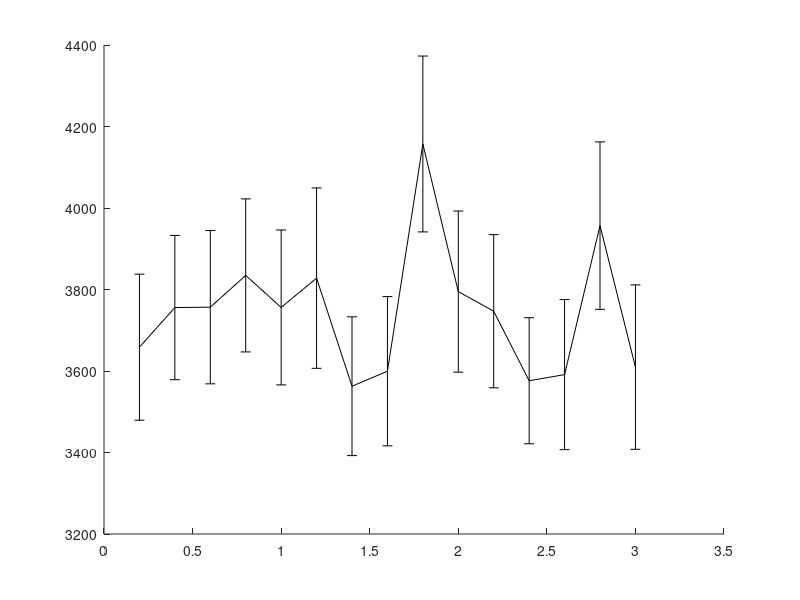

Write the MATLAB code that produced this figure. (Note: this script raises an error after producing the figure.)
% In this experiment I test the GD and PCS with the SBL planner while varying the step size
% are:
% Vector c_start = {1.6581, 0.17453, 0.17453, 0.17453, -0.034907, -0.17453, -0.17453, -0.5236, -0.69813, -0.5236, -0.87266, -0.17453, 0.087266, 0.34907, 0.17453, 0.17453, 0.17453, 0.18147, -0.80904, 2.4791};
% Vector c_goal = {-2.1293, 0.34907, 0.5236, 0.5236, 0.69813, 0.61087, 0.61087, -0.17453, -0.7854, -0.5236, -0.34907, 0.5236, 0.7854, 0.7854, 0.2618, 0.43633, -0.17453, -1.2474, 1.2172, 5.0836}; // 4 obs
% Last updated: 08/27/17

clear all
clc

%%
D1 = load('benchmark_SBL_PCS_obs_rangeB.txt'); 

D2 = load('benchmark_SBL_GD_obs_rangeB_IKobsCheck.txt'); 

%%
% PCS
rd = sort(unique(D1(:,1)));
for i = 1:length(rd)
    M = D1(D1(:,1)==rd(i), 2:end);
%     disp([i-1 rg(i)  size(M,1)])
    td(i) = mean(M(:,4))*1e3;
    td_ste(i) = 1e3*std(M(:,4))/sqrt(size(M,1));
    nodes_d(i) =  mean(M(:,10));
    trees_d(i) =  mean(M(:,11));
    tlc_d(i) = mean(M(:,12))*1e3;
end
%%
% GD
rg = sort(unique(D2(:,1)));
for i = 1:length(rg)
    M = D2(D2(:,1)==rg(i), 2:end);
%     disp([i-1 rg(i)  size(M,1)])
    tg(i) = mean(M(:,4))*1e3;
    tg_ste(i) = 1e3*std(M(:,4))/sqrt(size(M,1));
    nodes_g(i) =  mean(M(:,10));
    trees_g(i) =  mean(M(:,11));
    tlc_g(i) = mean(M(:,12))*1e3;
end

%%
disp(' ');
[tdmin, id] = min(td);
disp(['Minimum avg. runtime for PCS is ' num2str(tdmin) 'msec with d = ' num2str(rd(id)) ]);
[tgmin, ig] = min(tg);
disp(['Minimum avg. runtime for GD is ' num2str(tgmin) 'msec with d = ' num2str(rg(ig)) ]);

%%
h = figure(1);
clf
errorbar(rd,td,td_ste,'-k','linewidth',2);
hold on
errorbar(rg,tg,tg_ste,'--k','linewidth',2);
hold off
ylabel('mean runtime [msec]');
xlabel('max. local-connection distance');
legend('PCS','GD');
% xlim([0 6]);
xlim([0 max(rg)]);

%%
D1 = D1(D1(:,1)==rd(id), 2:end);
verf = D1(:,1)==1;
suc = D1(:,2)==1;

disp('PCS - with optimized step size:');
disp(['Results of ' num2str(size(D1,1)) ' queries.']);
disp(['Percent of successful queries verified: ' num2str(sum(verf & suc)/sum(suc)*100) '%']);
disp(['Plan distance: ' num2str(D1(1,3)) ]);
disp(['Avg. runtime: ' num2str(mean(D1(:,4))*1e3)  ' +/- ' num2str(std(D1(:,4))/sqrt(size(D1,1))*1e3) ' msec ']);
disp(['Avg. nodes in path: ' num2str(floor(mean(D1(:,8)))) ]);
disp(['Avg. nodes in trees: ' num2str(floor(mean(D1(:,9)))) ]);
disp(['Avg. number of projections: ' num2str(floor(mean(D1(:,5)))) ]);

%%
D2 = D2(D2(:,1)==rg(ig), 2:end);
verf = D2(:,1)==1;
suc = D2(:,2)==1;

disp('GD - with optimized step size:');
disp(['Results of ' num2str(size(D2,1)) ' queries.']);
disp(['Percent of successful queries verified: ' num2str(sum(verf & suc)/sum(suc)*100) '%']);
disp(['Plan distance: ' num2str(D2(1,3)) ]);
disp(['Avg. runtime: ' num2str(mean(D2(:,4))*1e3)  ' +/- ' num2str(std(D2(:,4))/sqrt(size(D2,1))*1e3) ' msec ']);
disp(['Avg. nodes in path: ' num2str(floor(mean(D2(:,8)))) ]);
disp(['Avg. nodes in trees: ' num2str(floor(mean(D2(:,9)))) ]);
disp(['Avg. number of projections: ' num2str(floor(mean(D2(:,5)))) ]);

%%
% PCS
td = D1(:,4);
maxT = max(td);
T1 = linspace(0,maxT,100);
T1 = T1(2:end);
for i = 1:length(T1)
    sd = td < T1(i);
    md(i) = mean(td(sd));
    Md(i) = 1-sum(sd)/length(td);
end

%%
% GD
tg = D2(:,4);
maxT = max(tg);
T2 = linspace(0,maxT,100);
T2 = T2(2:end);
for i = 1:length(T2)
    sg = tg < T2(i);
    mg(i) = mean(tg(sg));
    Mg(i) = 1-sum(sg)/length(tg);
end
%%
h = figure(2);
clf
plot(T1,Md*100,'-k','linewidth',2);
hold on
plot(T2,Mg*100,'--k','linewidth',2);
hold off
xlabel('maximum runtime [sec]');
ylabel('failure rate [%]');
xlim([0 max([T1 T2])]);
legend('PCS','GD');
title('SBL');
% set(h, 'Position', [100, 100, 800, 400]);